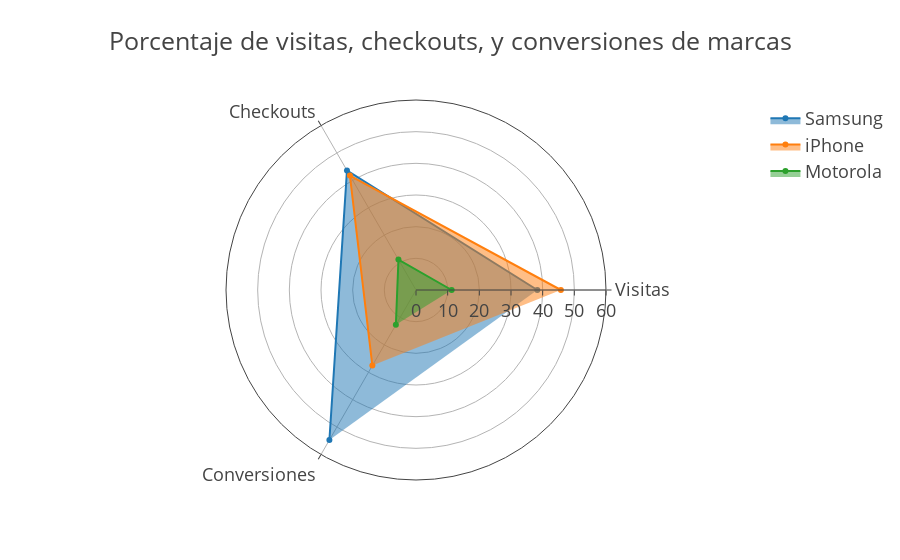

Source (notebook cell):
### Code cell
#import plotly.plotly as py
import plotly
plotly.offline.init_notebook_mode(connected=True)
import plotly.offline as py
import plotly.graph_objs as go

data = [go.Scatterpolar(
  r = marca_stats["Samsung"].tolist(),
  theta = ['Visitas','Checkouts','Conversiones'],
    name = 'Samsung',
  fill = 'toself'
),go.Scatterpolar(
  r = marca_stats["iPhone"].tolist(),
  theta = ['Visitas','Checkouts','Conversiones'],
    name = 'iPhone',
  fill = 'toself'
),go.Scatterpolar(
  r = marca_stats["Motorola"].tolist(),
  theta = ['Visitas','Checkouts','Conversiones'],
    name = 'Motorola',
    fill = 'toself'
)]

layout = go.Layout(
  polar = dict(
    radialaxis = dict(
      visible = True,
      range = [0, 60]
    )
  ),
    title='Porcentaje de visitas, checkouts, y conversiones de marcas',
    font= dict(
        size =18
    ),
  showlegend = True
)

fig = go.Figure(data=data, layout=layout)
py.offline.iplot(fig)

### Figure 1 — Plotly figure (JSON) as saved in the notebook; plotly's stock layout.template omitted (floating-point values rounded to 4 significant figures)
{"data": [{"fill": "toself", "name": "Samsung", "r": [38.31, 43.6, 54.69], "theta": ["Visitas", "Checkouts", "Conversiones"], "type": "scatterpolar", "uid": "f0eb35f6-beda-11e8-ade9-88d7f64165e6"}, {"fill": "toself", "name": "iPhone", "r": [45.76, 41.75, 27.56], "theta": ["Visitas", "Checkouts", "Conversiones"], "type": "scatterpolar", "uid": "f0eb35f7-beda-11e8-ade9-88d7f64165e6"}, {"fill": "toself", "name": "Motorola", "r": [11.26, 11.08, 12.71], "theta": ["Visitas", "Checkouts", "Conversiones"], "type": "scatterpolar", "uid": "f0eb35f8-beda-11e8-ade9-88d7f64165e6"}], "layout": {"font": {"size": 18}, "polar": {"radialaxis": {"range": [0, 60], "visible": true}}, "showlegend": true, "title": "Porcentaje de visitas, checkouts, y conversiones de marcas"}}
